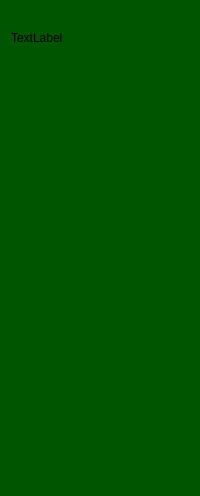
     <widget class="QWidget" name="widget_4" native="true">
      <property name="styleSheet">
       <string notr="true">QWidget{
                                background-color: rgb(0, 85, 0);
                                border-top-right-radius:20px;
                                }
                                QPushButton{
                                color: white;

                                height: 30px;
                                border:none;
                                border-radius: 10px;
                                border-bottom-radius: 10px;

                                }
                                QPushButton:checked{
                                color: rgb(0, 85, 0);
                                background-color: white;

                                }
                            </string>
      </property>
      <layout class="QVBoxLayout" name="verticalLayout_4">
       <item>
        <layout class="QVBoxLayout" name="verticalLayout">
         <item>
          <widget class="QLabel" name="label_3">
           <property name="maximumSize">
            <size>
             <width>55</width>
             <height>55</height>
            </size>
           </property>
           <property name="text">
            <string/>
           </property>
           <property name="pixmap">
            <pixmap>:/res/kisspng-user-profile-2018-in-sight-user-conference-expo-5b554c0968c377.0307553315323166814291-fotor-bg-remover-20241102121640.png</pixmap>
           </property>
           <property name="scaledContents">
            <bool>true</bool>
           </property>
          </widget>
         </item>
         <item>
          <widget class="QLabel" name="label_2">
           <property name="text">
            <string>TextLabel</string>
           </property>
          </widget>
         </item>
        </layout>
       </item>
       <item>
        <layout class="QVBoxLayout" name="verticalLayout_7">
         <property name="spacing">
          <number>15</number>
         </property>
         <item>
          <widget class="QPushButton" name="pushButton_money1">
           <property name="text">
            <string/>
           </property>
           <property name="icon">
            <iconset>
             <normaloff>:/res/paid_24dp_FFFFFF_FILL0_wght400_GRAD0_opsz24.png</normaloff>
             <normalon>:/res/paid_24dp_005500_FILL0_wght400_GRAD0_opsz24.png</normalon>:/res/paid_24dp_FFFFFF_FILL0_wght400_GRAD0_opsz24.png</iconset>
           </property>
           <property name="checkable">
            <bool>true</bool>
           </property>
           <property name="autoExclusive">
            <bool>true</bool>
           </property>
          </widget>
         </item>
         <item>
          <widget class="QPushButton" name="pushButton_tracing1">
           <property name="text">
            <string/>
           </property>
           <property name="icon">
            <iconset>
             <normaloff>:/res/query_stats_24dp_FFFFFF_FILL0_wght400_GRAD0_opsz24.png</normaloff>
             <normalon>:/res/query_stats_24dp_005500_FILL0_wght400_GRAD0_opsz24.png</normalon>:/res/query_stats_24dp_FFFFFF_FILL0_wght400_GRAD0_opsz24.png</iconset>
           </property>
           <property name="checkable">
            <bool>true</bool>
           </property>
           <property name="autoExclusive">
            <bool>true</bool>
           </property>
          </widget>
         </item>
         <item>
          <widget class="QPushButton" name="pushButton_team">
           <property name="text">
            <string/>
           </property>
           <property name="icon">
            <iconset>
             <normaloff>:/res/groups_24dp_FFFFFF_FILL0_wght400_GRAD0_opsz24.png</normaloff>
             <normalon>:/res/groups_24dp_005500_FILL0_wght400_GRAD0_opsz24.png</normalon>:/res/groups_24dp_FFFFFF_FILL0_wght400_GRAD0_opsz24.png</iconset>
           </property>
           <property name="checkable">
            <bool>true</bool>
           </property>
           <property name="autoExclusive">
            <bool>true</bool>
           </property>
          </widget>
         </item>
        </layout>
       </item>
       <item>
        <spacer name="verticalSpacer">
         <property name="orientation">
          <enum>Qt::Vertical</enum>
         </property>
         <property name="sizeHint" stdset="0">
          <size>
           <width>20</width>
           <height>278</height>
          </size>
         </property>
        </spacer>
       </item>
       <item>
        <widget class="QPushButton" name="pushButton_logout1">
         <property name="text">
          <string/>
         </property>
         <property name="icon">
          <iconset>
           <normaloff>:/res/logout_24dp_FFFFFF_FILL0_wght400_GRAD0_opsz24.png</normaloff>
           <normalon>:/res/logout_24dp_005500_FILL0_wght400_GRAD0_opsz24.png</normalon>:/res/logout_24dp_FFFFFF_FILL0_wght400_GRAD0_opsz24.png</iconset>
         </property>
         <property name="checkable">
          <bool>true</bool>
         </property>
         <property name="autoExclusive">
          <bool>true</bool>
         </property>
        </widget>
       </item>
      </layout>
     </widget>
